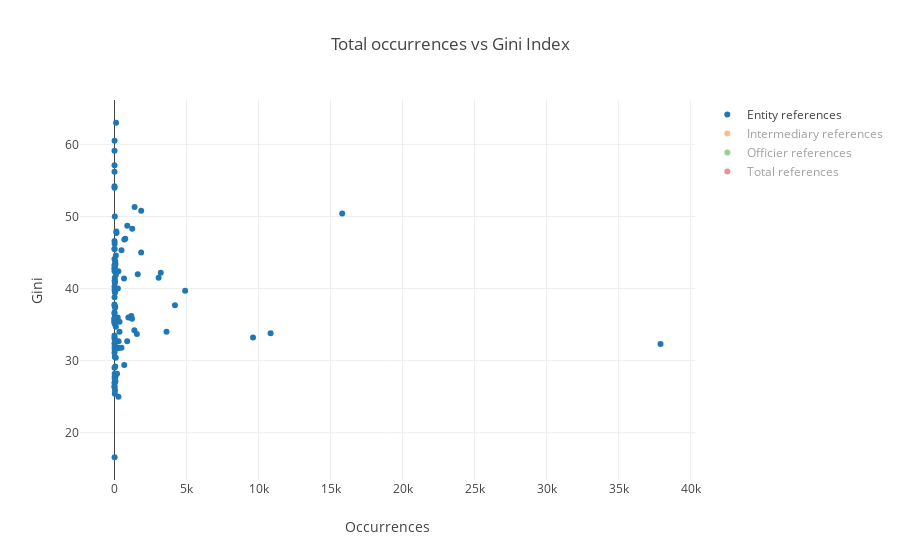

Notebook code for this chart:
### Code cell
plot_all_entity(gini_data, 'counts', 'Gini', nodes_types_desc, 0, 'Total occurrences vs Gini Index', 'Occurrences', 'Gini', 'scatter_gini_count.html')

### Figure 1 — Plotly figure (JSON) as saved in the notebook; plotly's stock layout.template omitted (floating-point values rounded to 4 significant figures; data arrays with more than 128 entries replaced by an {"elided": "..."} marker saying what was removed)
{"data": [{"mode": "markers", "name": "Entity references", "text": ["Angola", "Albania", "Argentina", "Australia", "Austria", "Azerbaijan", "Belgium", "Bangladesh", "Bulgaria", "Belarus", "Bolivia", "Brazil", "Botswana", "Central African Republic", "Canada", "Switzerland", "Chile", "China", "Côte d'Ivoire", "Cameroon", "Colombia", "Costa Rica", "Cyprus", "Czech Republic", "Germany", "Djibouti", "Denmark", "Dominican Republic", "Ecuador", "Egypt", "Spain", "Estonia", "Finland", "France", "United Kingdom", "Georgia", "Ghana", "Greece", "Guatemala", "Honduras", "Croatia", "Haiti", "Hungary", "Indonesia", "India", "Ireland", "Iran", "Iceland", "Israel", "Italy", "Jamaica", "Jordan", "Japan", "Kazakhstan", "Kenya", "South Korea", "Lebanon", "Liberia", "Sri Lanka", "Lesotho", "Lithuania", "Luxembourg", "Latvia", "Morocco", "Moldova", "Mexico", "Macedonia", "Mali", "Malta", "Montenegro", "Mozambique", "Mauritius", "Malawi", "Malaysia", "Namibia", "Nigeria", "Nicaragua", "Netherlands", "Norway", "Pakistan", "Panama", "Peru", "Portugal", "Paraguay", "Romania", "Russia", "Sudan", "Senegal", "El Salvador", "Slovakia", "Slovenia", "Sweden", "Seychelles", "Syria", "Chad", "Thailand", "Tunisia", "Turkey", "Tanzania", "Uganda", "Ukraine", "Uruguay", "United States", "Uzbekistan", "Venezuela", "Viet Nam", "Vanuatu", "Samoa", "Yemen", "South Africa", "Zambia", "Zimbabwe"], "type": "scatter", "uid": "bcc4380d-9b39-465f-9624-96eb3f2d7a3f", "visible": true, "x": [10, 2, 270, 94, 24, 8, 59, 2, 50, 16, 95, 1399, 6, 1, 347, 37911, 140, 3213, 21, 1, 1854, 886, 3613, 34, 173, 1, 14, 486, 1852, 38, 1166, 880, 65, 285, 9619, 1, 3, 222, 1233, 24, 3, 8, 90, 28, 21, 322, 4, 15, 663, 346, 4, 1553, 24, 4, 25, 8, 486, 1, 3, 1, 33, 10840, 1380, 41, 2, 65, 2, 8, 676, 13, 3, 1217, 1, 36, 2, 21, 12, 177, 14, 3, 15811, 52, 243, 127, 7, 4197, 1, 3, 234, 1, 21, 55, 683, 4, 11, 963, 4, 101, 3, 1, 274, 4906, 3066, 5, 749, 7, 4, 1613, 1, 108, 2, 8], "y": [42.7, 29, 42.4, 34.7, 30.5, 16.6, 27.7, 32.4, 37.4, 27, 44.6, 51.3, 60.5, 56.2, 34, 32.3, 47.7, 42.2, 41.5, 46.6, 50.8, 48.7, 34, 25.9, 31.7, 44.1, 28.2, 45.3, 45, 31.8, 36.2, 32.7, 27.1, 32.7, 33.2, 36.5, 42.4, 36, 48.3, 50, 31.1, 41.1, 30.4, 39.5, 35.1, 31.8, 38.8, 27.8, 41.4, 35.4, 45.5, 33.7, 32.1, 26.9, 40.8, 31.6, 31.8, 33.2, 39.8, 54.2, 37.4, 33.8, 34.2, 39.5, 26.3, 43.4, 35.6, 33, 29.4, 31.9, 54, 35.8, 45.5, 41, 59.1, 43, 46.2, 28.2, 27.5, 33.5, 50.4, 43.8, 35.5, 47.9, 35.9, 37.7, 35.4, 40.3, 40, 26.5, 25.4, 29.2, 46.8, 35.8, 43.3, 36, 35.8, 41.9, 37.8, 42.8, 25, 39.7, 41.5, 35.3, 46.9, 35.3, 37.6, 42, 36.7, 63, 57.1, 43.2]}, {"mode": "markers", "name": "Intermediary references", "text": ["Angola", "Argentina", "Australia", "Austria", "Belgium", "Bangladesh", "Bulgaria", "Belarus", "Bolivia", "Brazil", "Botswana", "Canada", "Switzerland", "Chile", "China", "Côte d'Ivoire", "Colombia", "Costa Rica", "Cyprus", "Czech Republic", "Germany", "Djibouti", "Denmark", "Dominican Republic", "Ecuador", "Egypt", "Spain", "Estonia", "Finland", "France", "United Kingdom", "Georgia", "Ghana", "Greece", "Guatemala", "Honduras", "Croatia", "Hungary", "Indonesia", "India", "Ireland", "Iran", "Iceland", "Israel", "Italy", "Jordan", "Japan", "Kazakhstan", "Kenya", "South Korea", "Lebanon", "Liberia", "Sri Lanka", "Lesotho", "Lithuania", "Luxembourg", "Latvia", "Morocco", "Moldova", "Mexico", "Macedonia", "Malta", "Mozambique", "Mauritius", "Malawi", "Malaysia", "Nigeria", "Nicaragua", "Netherlands", "Norway", "Pakistan", "Panama", "Peru", "Portugal", "Paraguay", "Romania", "Russia", "Sudan", "El Salvador", "Slovenia", "Sweden", "Seychelles", "Syria", "Thailand", "Tunisia", "Turkey", "Tanzania", "Uganda", "Ukraine", "Uruguay", "United States", "Venezuela", "Viet Nam", "Vanuatu", "South Africa", "Zambia", "Zimbabwe"], "type": "scatter", "uid": "98c2d91d-aecb-4b60-bac9-1c87e10cb9d8", "visible": "legendonly", "x": [1, 89, 39, 16, 35, 1, 7, 2, 19, 399, 2, 96, 1218, 65, 253, 1, 227, 116, 108, 10, 67, 1, 9, 60, 323, 19, 194, 9, 12, 98, 1367, 1, 2, 68, 441, 10, 3, 11, 14, 5, 36, 1, 7, 132, 49, 13, 13, 1, 12, 5, 42, 1, 3, 1, 2, 398, 11, 2, 1, 32, 2, 43, 3, 55, 1, 15, 8, 10, 49, 10, 3, 552, 22, 32, 9, 4, 73, 1, 30, 4, 22, 6, 4, 184, 3, 18, 2, 1, 13, 296, 603, 180, 6, 2, 56, 2, 5], "y": [42.7, 42.4, 34.7, 30.5, 27.7, 32.4, 37.4, 27, 44.6, 51.3, 60.5, 34, 32.3, 47.7, 42.2, 41.5, 50.8, 48.7, 34, 25.9, 31.7, 44.1, 28.2, 45.3, 45, 31.8, 36.2, 32.7, 27.1, 32.7, 33.2, 36.5, 42.4, 36, 48.3, 50, 31.1, 30.4, 39.5, 35.1, 31.8, 38.8, 27.8, 41.4, 35.4, 33.7, 32.1, 26.9, 40.8, 31.6, 31.8, 33.2, 39.8, 54.2, 37.4, 33.8, 34.2, 39.5, 26.3, 43.4, 35.6, 29.4, 54, 35.8, 45.5, 41, 43, 46.2, 28.2, 27.5, 33.5, 50.4, 43.8, 35.5, 47.9, 35.9, 37.7, 35.4, 40, 25.4, 29.2, 46.8, 35.8, 36, 35.8, 41.9, 37.8, 42.8, 25, 39.7, 41.5, 46.9, 35.3, 37.6, 63, 57.1, 43.2]}, {"mode": "markers", "name": "Officier references", "text": {"elided": "141 str values"}, "type": "scatter", "uid": "840e5cd5-2fa1-4273-b34e-265a9a30652d", "visible": "legendonly", "x": {"elided": "141 int values"}, "y": {"elided": "141 float values"}}, {"mode": "markers", "name": "Total references", "text": ["Angola", "Argentina", "Australia", "Austria", "Belgium", "Bangladesh", "Bulgaria", "Belarus", "Bolivia", "Brazil", "Botswana", "Canada", "Switzerland", "Chile", "China", "Côte d'Ivoire", "Colombia", "Costa Rica", "Cyprus", "Czech Republic", "Germany", "Djibouti", "Denmark", "Dominican Republic", "Ecuador", "Egypt", "Spain", "Estonia", "Finland", "France", "United Kingdom", "Georgia", "Ghana", "Greece", "Guatemala", "Honduras", "Croatia", "Hungary", "Indonesia", "India", "Ireland", "Iran", "Iceland", "Israel", "Italy", "Jordan", "Japan", "Kazakhstan", "Kenya", "South Korea", "Lebanon", "Liberia", "Sri Lanka", "Lithuania", "Luxembourg", "Latvia", "Morocco", "Moldova", "Mexico", "Macedonia", "Malta", "Mozambique", "Mauritius", "Malawi", "Malaysia", "Nigeria", "Nicaragua", "Netherlands", "Norway", "Pakistan", "Panama", "Peru", "Portugal", "Paraguay", "Romania", "Russia", "Sudan", "El Salvador", "Slovenia", "Sweden", "Seychelles", "Syria", "Thailand", "Tunisia", "Turkey", "Tanzania", "Uganda", "Ukraine", "Uruguay", "United States", "Venezuela", "Viet Nam", "Vanuatu", "South Africa", "Zambia", "Zimbabwe"], "type": "scatter", "uid": "22fb2544-29f0-47e1-bb55-8e96978f5499", "visible": "legendonly", "x": [68, 1612, 1232, 132, 384, 27, 164, 89, 157, 3806, 112, 1267, 43397, 384, 28101, 53, 3310, 1450, 6405, 286, 526, 4, 74, 800, 3097, 348, 2121, 989, 111, 1232, 15900, 76, 39, 631, 2201, 53, 36, 271, 1080, 432, 580, 147, 233, 1751, 1492, 1982, 431, 187, 217, 188, 1278, 120, 28, 64, 12983, 1491, 107, 66, 343, 6, 1044, 34, 2578, 39, 1534, 217, 37, 486, 113, 226, 21432, 1724, 561, 171, 104, 8389, 11, 359, 69, 225, 2395, 65, 1921, 38, 774, 51, 10, 771, 7205, 7281, 1584, 112, 559, 2081, 51, 299], "y": [42.7, 42.4, 34.7, 30.5, 27.7, 32.4, 37.4, 27, 44.6, 51.3, 60.5, 34, 32.3, 47.7, 42.2, 41.5, 50.8, 48.7, 34, 25.9, 31.7, 44.1, 28.2, 45.3, 45, 31.8, 36.2, 32.7, 27.1, 32.7, 33.2, 36.5, 42.4, 36, 48.3, 50, 31.1, 30.4, 39.5, 35.1, 31.8, 38.8, 27.8, 41.4, 35.4, 33.7, 32.1, 26.9, 40.8, 31.6, 31.8, 33.2, 39.8, 37.4, 33.8, 34.2, 39.5, 26.3, 43.4, 35.6, 29.4, 54, 35.8, 45.5, 41, 43, 46.2, 28.2, 27.5, 33.5, 50.4, 43.8, 35.5, 47.9, 35.9, 37.7, 35.4, 40, 25.4, 29.2, 46.8, 35.8, 36, 35.8, 41.9, 37.8, 42.8, 25, 39.7, 41.5, 46.9, 35.3, 37.6, 63, 57.1, 43.2]}], "layout": {"hovermode": "closest", "title": "Total occurrences vs Gini Index", "xaxis": {"title": "Occurrences"}, "yaxis": {"title": "Gini"}}}
